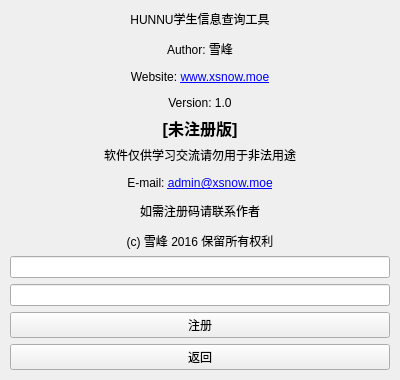
<?xml version="1.0" encoding="UTF-8"?>
<ui version="4.0">
 <class>_AboutWnd</class>
 <widget class="QMainWindow" name="_AboutWnd">
  <property name="geometry">
   <rect>
    <x>0</x>
    <y>0</y>
    <width>400</width>
    <height>326</height>
   </rect>
  </property>
  <property name="sizePolicy">
   <sizepolicy hsizetype="Preferred" vsizetype="Preferred">
    <horstretch>0</horstretch>
    <verstretch>0</verstretch>
   </sizepolicy>
  </property>
  <property name="minimumSize">
   <size>
    <width>400</width>
    <height>0</height>
   </size>
  </property>
  <property name="windowTitle">
   <string>xSnow</string>
  </property>
  <widget class="QWidget" name="centralwidget">
   <layout class="QVBoxLayout" name="verticalLayout_3" stretch="9,1">
    <property name="sizeConstraint">
     <enum>QLayout::SetDefaultConstraint</enum>
    </property>
    <property name="leftMargin">
     <number>10</number>
    </property>
    <property name="topMargin">
     <number>10</number>
    </property>
    <property name="rightMargin">
     <number>10</number>
    </property>
    <property name="bottomMargin">
     <number>10</number>
    </property>
    <item>
     <layout class="QVBoxLayout" name="verticalLayout">
      <item>
       <widget class="QLabel" name="label">
        <property name="text">
         <string>&lt;html&gt;&lt;head/&gt;&lt;body&gt;&lt;p align=&quot;center&quot;&gt;HUNNU学生信息查询工具&lt;/p&gt;&lt;p align=&quot;center&quot;&gt;Author: 雪峰&lt;/p&gt;&lt;p align=&quot;center&quot;&gt;Website: &lt;a href=&quot;http://www.xsnow.moe/&quot;&gt;&lt;span style=&quot; text-decoration: underline; color:#0000ff;&quot;&gt;www.xsnow.moe&lt;/span&gt;&lt;/a&gt;&lt;/p&gt;&lt;p align=&quot;center&quot;&gt;Version: 1.0&lt;/p&gt;&lt;/body&gt;&lt;/html&gt;</string>
        </property>
       </widget>
      </item>
      <item>
       <widget class="QLabel" name="label_2">
        <property name="text">
         <string>&lt;html&gt;&lt;head/&gt;&lt;body&gt;&lt;p align=&quot;center&quot;&gt;&lt;span style=&quot; font-size:12pt; font-weight:600;&quot;&gt;[未注册版]&lt;/span&gt;&lt;/p&gt;&lt;/body&gt;&lt;/html&gt;</string>
        </property>
       </widget>
      </item>
      <item>
       <widget class="QLabel" name="label_3">
        <property name="text">
         <string>&lt;html&gt;&lt;head/&gt;&lt;body&gt;&lt;p align=&quot;center&quot;&gt;软件仅供学习交流请勿用于非法用途&lt;/p&gt;&lt;p align=&quot;center&quot;&gt;E-mail: &lt;a href=&quot;mailto: admin@xsnow.moe&quot;&gt;&lt;span style=&quot; text-decoration: underline; color:#0000ff;&quot;&gt;admin@xsnow.moe&lt;/span&gt;&lt;/a&gt;&lt;/p&gt;&lt;p align=&quot;center&quot;&gt;如需注册码请联系作者&lt;/p&gt;&lt;p align=&quot;center&quot;&gt;(c) 雪峰 2016 保留所有权利&lt;/p&gt;&lt;/body&gt;&lt;/html&gt;</string>
        </property>
       </widget>
      </item>
     </layout>
    </item>
    <item>
     <layout class="QVBoxLayout" name="verticalLayout_2" stretch="0,0,1,1">
      <item>
       <widget class="QLineEdit" name="lineEdit"/>
      </item>
      <item>
       <widget class="QLineEdit" name="lineEdit_2">
        <property name="toolTip">
         <string>注册码</string>
        </property>
        <property name="statusTip">
         <string/>
        </property>
        <property name="whatsThis">
         <string/>
        </property>
        <property name="accessibleName">
         <string/>
        </property>
        <property name="accessibleDescription">
         <string/>
        </property>
        <property name="placeholderText">
         <string/>
        </property>
       </widget>
      </item>
      <item>
       <widget class="QPushButton" name="pushButton">
        <property name="sizePolicy">
         <sizepolicy hsizetype="Expanding" vsizetype="Maximum">
          <horstretch>0</horstretch>
          <verstretch>0</verstretch>
         </sizepolicy>
        </property>
        <property name="text">
         <string>注册</string>
        </property>
       </widget>
      </item>
      <item>
       <widget class="QPushButton" name="pushButton_2">
        <property name="sizePolicy">
         <sizepolicy hsizetype="Expanding" vsizetype="Maximum">
          <horstretch>0</horstretch>
          <verstretch>0</verstretch>
         </sizepolicy>
        </property>
        <property name="text">
         <string>返回</string>
        </property>
       </widget>
      </item>
     </layout>
    </item>
   </layout>
  </widget>
 </widget>
 <resources/>
 <connections/>
</ui>
